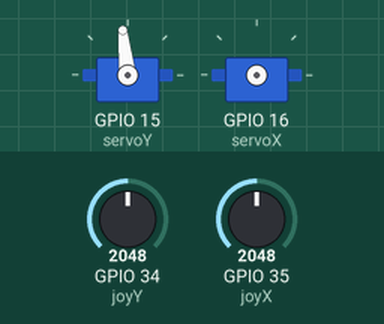
Recording of a program running on a simulated ESP32 board running MicroPython. On the bench: 2 × servo. The inputs (shaded band) are chosen by the test bench; at power-on: GPIO 34 (joyY) = 2048, GPIO 35 (joyX) = 2048 (analog values on the 0–4095 scale). Servo angles are drawn from the pulse width (0.5 ms = 0°, 2.5 ms = 180°); what the program prints to the serial console is not drawn.

Above: at 1.2 s.
1.3 s: GPIO 34 (joyY) set to 3190
At 2.0 s:
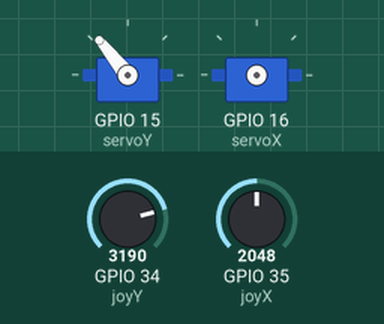
2.8 s: GPIO 34 (joyY) set to 3274
At 3.8 s:
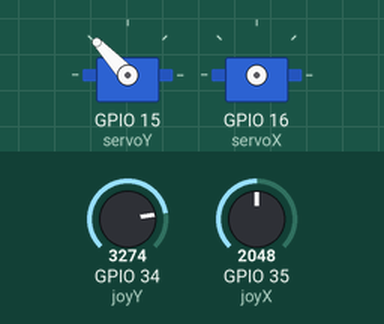
5.8 s: GPIO 35 (joyX) set to 613
7.5 s: GPIO 35 (joyX) set to 529
9.0 s: GPIO 34 (joyY) set to 2047
At 10.2 s:
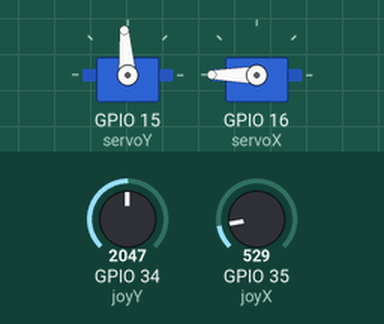
10.5 s: GPIO 35 (joyX) set to 491
At 10.9 s:
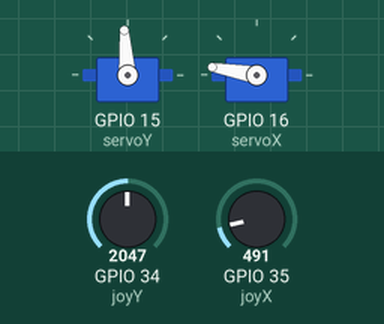
Timing chart, 0 to 13.0 s (numbered marks = the images above; inputs shaded):
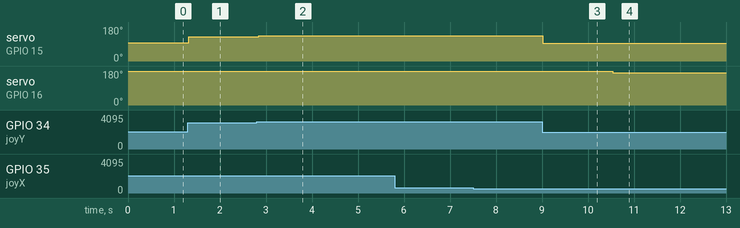

The program:

joystick_servo.py
```python
# control de torreta con joystick
import utime
import machine

v = 0.4

joyX = machine.ADC(machine.Pin(35))
joyY = machine.ADC(machine.Pin(34))

joyX.atten(machine.ADC.ATTN_11DB)
joyY.atten(machine.ADC.ATTN_11DB)
joyX.width(machine.ADC.WIDTH_9BIT)
joyY.width(machine.ADC.WIDTH_9BIT)

servoY = machine.PWM(machine.Pin(15), freq = 50)
servoX = machine.PWM(machine.Pin(16), freq = 50)

def map_value(valor, minOrigen, maxOrigen, minDestino, maxDestino):
    return int((valor - minOrigen)*(maxDestino-minDestino)/(maxOrigen-minOrigen) + minDestino)

def getServoValue(valor):
    return map_value(valor,0,511,45,115)

def getLedValue(valor):
    return map_value(valor,0,511,0,1023)


while True:
    joyx = joyX.read()
    joyy = joyY.read()
    servox = getLedValue(joyx) # getServoValue(joyx)
    servoy = getServoValue(joyy)
    servoX.duty(servox)
    servoY.duty(servoy)
    print(f' x:{joyx:4d} y:{joyy:4d} -> servox:{servox:4d} servoy:{servoy:4d}',end = '\r')
    utime.sleep_ms(50)
```

Measured:
- after the input at 1.3 s, servo on GPIO 15 (servoY): 96° → 129° at once
- after the input at 2.8 s, servo on GPIO 15 (servoY): 129° → 133° at once
- after the input at 5.8 s, every drawn part: stays the same
- after the input at 9.0 s, servo on GPIO 15 (servoY): 133° → 94° at once
- after the input at 10.5 s, servo on GPIO 16 (servoX): 180° → 170° at once
